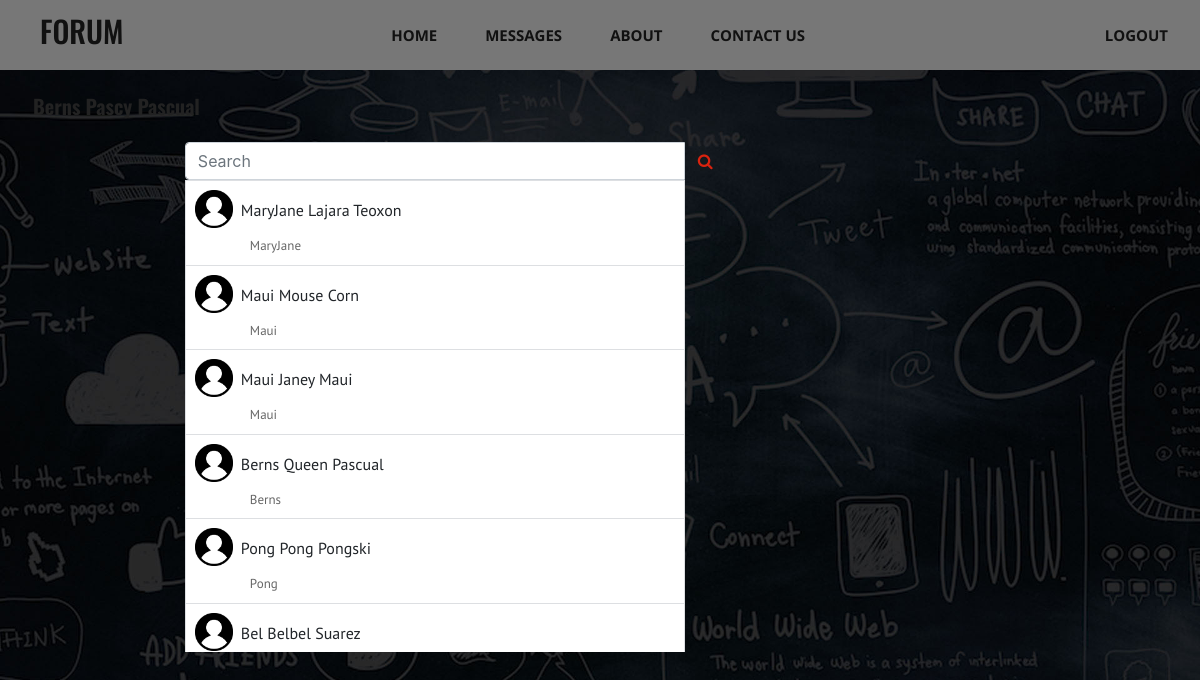
Page /chat.php (signed in) on the committed database.
### tables this page shows
CREATE TABLE `user_info` (
  `id` int(11) NOT NULL,
  `username` varchar(25) NOT NULL,
  `password` varchar(255) NOT NULL,
  `first_name` varchar(255) NOT NULL,
  `middle_name` varchar(255) NOT NULL,
  `last_name` varchar(255) NOT NULL
);

### config/function.php (called while the page is built, shortened)
<?php
include "database_connect.php";
class DataOperation extends User {
    public function get_fullname($uid){
    	$sql = "SELECT *from user_info WHERE id = '$uid' ";
    	 $array = array();
    	$result = mysqli_query($this->con,$sql);
    	while($row = mysqli_fetch_assoc($result)){
	 	$array[] = $row;
	 	}
	 	return $array;
    }
	public function fetch_users($id){
	 $sql = "SELECT * FROM user_info WHERE id != '$id'";
	 $array = array();
	 $query = mysqli_query($this->con,$sql);
	 while($row = mysqli_fetch_assoc($query)){
	 	$array[] = $row;
	 }
	 return $array;
	}
}
$obj = new DataOperation;
?>

### config/database_connect.php (called while the page is built, shortened)
<?php
class User {
	public function __construct(){
		$this->con = mysqli_connect("localhost","admin","root","forum");
	}
}
?>

### chat.php (the view, shortened to what this page needs)
<?php
include_once 'config/function.php';
?>
<!DOCTYPE html>
<html>
<head>
	<link rel="stylesheet" type="text/css" href="assets/css/style.css">
	<link rel="stylesheet" href="assets/bootstrap/bootstrap/dist/css/bootstrap.min.css">
	<link rel="stylesheet" href="https://cdnjs.cloudflare.com/ajax/libs/font-awesome/4.7.0/css/font-awesome.min.css">
</head>
<?php  include "header.php";?>
<body id="mess_body">
<section id="messages">
<div class="row m-0 p-0">
	<div class="row pl-5">
				<h6 class="prof_title">
					<br>
					<?php
						$myrow = $obj->get_fullname($uid);
						foreach($myrow as $row):
						echo
						ucfirst($row['first_name'])." ".
						ucfirst($row['middle_name'])." ".
						ucfirst($row['last_name']);
						endforeach;
					?>
				</h6>
	</div>
<div class="col-md-5 p-0 mt-5 m-0">
<br>
	<form action="" method="GET">
		<div class="col-md-12 p-0">
        <div class="input-group">
           <input type="text" class="search-query form-control" name="code_search" placeholder="Search" id="searchs">
               <button class="btn" type="submit" id="search_btn">
                  <i class=" fa fa-search"></i>
               </button>
        </div>
        </div>
    </form>
<div id="mess_section">
	<table class="table-bordered" id="display_users">
	<form action="" method="POST">
		<?php
			$myrow = $obj->fetch_users($uid );
			foreach($myrow as $row):
		?>
		<tbody id="">
			<tr class="clickable-row" id="<?php echo ucwords($row['first_name']." ".$row['middle_name']." ".$row['last_name']);?>">
				<td class="px-3" id="chat_td">
					<div class="row">
					<img src="assets/images/profile.png" class="mess_img">
					<span class="mt-2 pt-2">
						<?php
							echo ucwords($row['first_name']) ." ";
							echo ucwords($row['middle_name']) ." "	;
							echo ucwords($row['last_name']);
						?>
					</span>
					</div>
					<div class="row mx-5 pb-2" id="mess_prev">
						<?php
							echo ucwords($row['first_name']) ." ";
						?>
					</div>
				</td>
			</tr>
		</tbody>
		<?php endforeach; ?>
	</form>
	</table>
</div>
</div>
<div class="col-md-5 mt-5">
</div>
</div>
</section>
</body>
</html>

### assets/css/style.css (style rules this page uses)
.prof_title { font-size: 20px; font-family: 'Oswald', sans-serif; color: #222; font-weight: bold; }
#mess_body { background:url(../images/bg1.jpg) center no-repeat; background-size: cover; }
#mess_section { overflow-y: scroll; height: 472px; min-height: 200px; background-color: #fff; }
#mess_section table { background-color: #fff; width: 100%; }
#chat_td { width: 100%; height: 75px; border-bottom: 1px solid #dddfe2; border-top: 1px solid #dddfe2; border-left: 1px solid #dddfe2; border-right: 1px solid #dddfe2; border-radius: 2px 2px 0 0; font-family: 'PT Sans', sans-serif; }
.mess_img { width: 38px; height: 38px; margin: 8px; }
#mess_prev { color: #666; font-size: 13px; }
.search-query { position: relative; }
#search_btn { position: absolute; background-color:transparent; left: 500px; color:#D9230F; }

### rows in the picture
user_info: first_name "Berns", middle_name "Pascy", last_name "Pascual"
user_info: first_name "MaryJane", middle_name "Lajara", last_name "Teoxon"
user_info: first_name "Maui", middle_name "Mouse", last_name "Corn"
user_info: first_name "Maui", middle_name "Janey", last_name "Maui"
user_info: first_name "Berns", middle_name "Queen", last_name "Pascual"
user_info: first_name "Pong", middle_name "Pong", last_name "Pongski"
user_info: first_name "Bel", middle_name "Belbel", last_name "Suarez"
